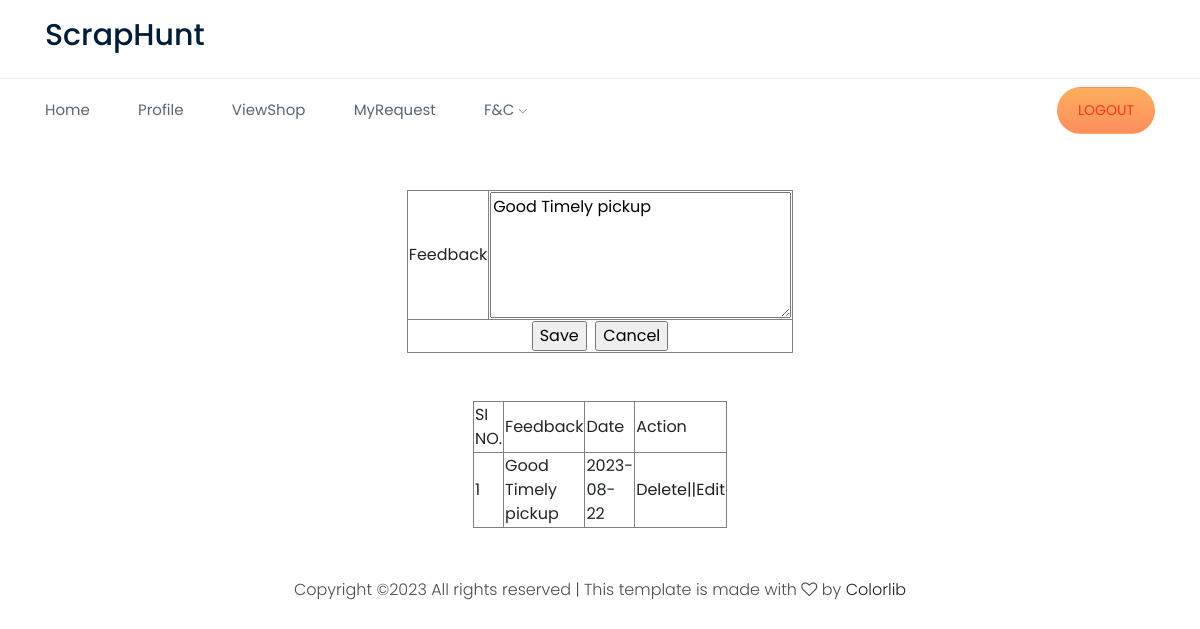
Screenshot of /User/Feedback.php?eid=1 (signed in) with the database file from the repository.
### tables this page shows
CREATE TABLE `tbl_feedback` (
  `feedback_id` int(11) NOT NULL,
  `feedback_content` varchar(50) NOT NULL,
  `feedback_date` varchar(50) NOT NULL,
  `user_id` int(11) NOT NULL
);

### web/User/Feedback.php (the view, shortened to what this page needs)
<!DOCTYPE html PUBLIC "-//W3C//DTD XHTML 1.0 Transitional//EN" "http://www.w3.org/TR/xhtml1/DTD/xhtml1-transitional.dtd">
<html xmlns="http://www.w3.org/1999/xhtml">
<head>
</head>
<body>
<?php
include("Head.php");
			?>
			<?php
$feedbackc = "";
if(isset($_GET["eid"]))
{
	$selfeedback = "select * from tbl_feedback where feedback_id='".$_GET["eid"]."'";
	$rowfeedback = $Conn->query($selfeedback);
	$datafeedback = $rowfeedback->fetch_assoc();
	$feedbackc = $datafeedback["feedback_content"];
}
?>
<form id="form1" name="form1" method="post" action="">
  <table width="200" border="1" align="center">
    <tr>
      <td>Feedback</td>
      <td><textarea name="txt_feed" id="txt_feed" cols="20" rows="5"><?php echo $feedbackc?></textarea>
      </td>
    </tr>
    <tr>
      <td colspan="2" align="center"><input type="submit" name="btn_save" value="Save" />&nbsp;&nbsp;<input type="reset" name="btn_cancel" value="Cancel" /></td>
    </tr>
  </table>
  <br /><br />
<table width="200" border="1" align="center">
  <tr>
    <td>SI NO.</td>
    <td>Feedback</td>
    <td>Date</td>
    <td>Action</td>
  </tr>
  <?php
  $i = 0;
  $selQry = "select * from tbl_feedback where user_id='".$_SESSION["uid"]."'";
  $row = $Conn->query($selQry);
  while($data=$row->fetch_assoc())
  {
	  $i++;
  ?>
  <tr>
    <td><?php echo $i?></td>
    <td><?php echo $data["feedback_content"]?></td>
    <td><?php echo $data["feedback_date"]?></td>
    <td><a href="Feedback.php?did=<?php echo $data["feedback_id"]?>">Delete</a>||<a href="Feedback.php?eid=<?php echo $data["feedback_id"]?>">Edit</a></td>
  </tr>
  <?php
  }
  ?>
</table>
</form>
</body>
<?php
include("Foot.php");
?>
</html>

### rows the page displays
tbl_feedback: txt_feed "Good Timely pickup", feedback_content "Good Timely pickup", feedback_date "2023-08-22"
